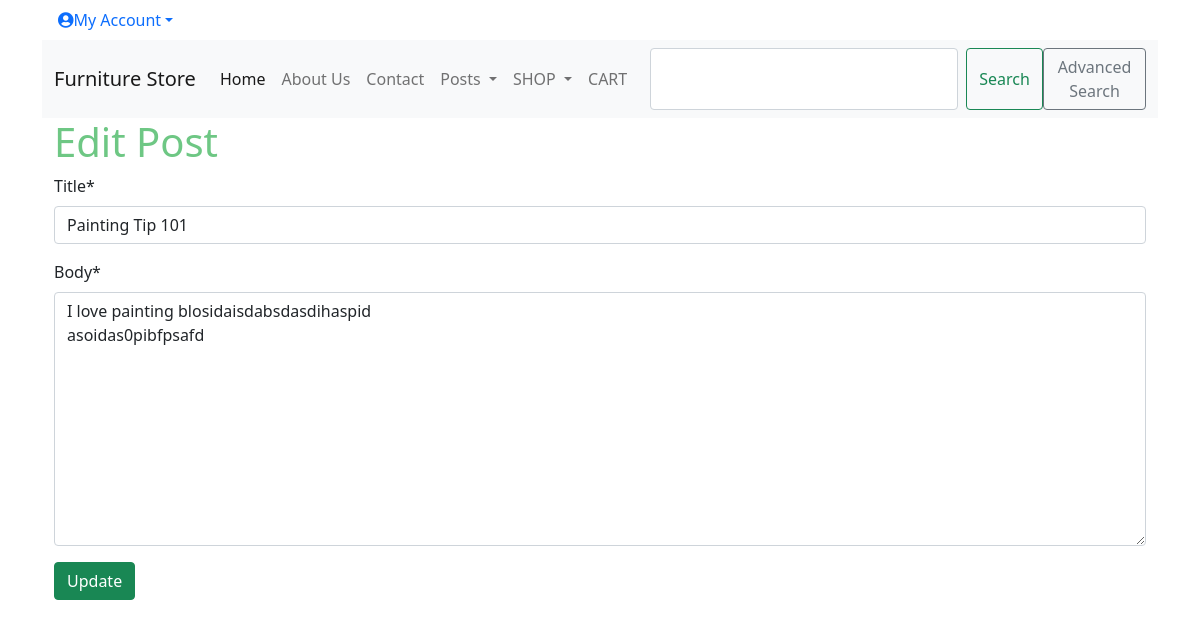
Page /posts/post/ccd7a3c1-720f-4400-8f14-cd6cd9efec12/edit/ (signed in) on the committed database.
### posts/models.py (models this page shows, shortened)
class Post(models.Model):
    id = models.UUIDField(primary_key=True,
                          default=uuid.uuid4,
                          editable=False)
    title = models.CharField(max_length=200)
    author = models.ForeignKey(
        'accounts.CustomUser',
        on_delete=models.CASCADE,
    )
    body = models.TextField()
    category = models.ManyToManyField(Category)
    slug = models.SlugField(null=True, unique=True)

### posts/views.py (the view)
# urls.py: path('post/<uuid:pk>/edit/', PostUpdateView.as_view(), name='post_edit'),
class PostUpdateView(LoginRequiredMixin, UserPassesTestMixin, UpdateView):
    model = Post
    template_name = 'post_edit.html'
    fields = ['title', 'body']
    def test_func(self):
        obj = self.get_object()
        return obj.author == self.request.user

### accounts/models.py (called while the page is built)
    def get_absolute_url(self):
        return reverse("show_profile", args=[str(self.id)])

### accounts/templatetags/auth_extras.py (called while the page is built)
@register.filter(name='has_group')
def has_group(user, group_name):
    group = Group.objects.get(name=group_name)
    return True if group in user.groups.all() else False

### cart/context_processors.py (called while the page is built)
def counter(request):
    item_count = 0
    if 'admin' in request.path:
        return {}
    else:
        try:
            cart = Cart.objects.filter(cart_id=_cart_id(request))
            cart_items = CartItem.objects.all().filter(cart=cart[:1])
            for cart_item in cart_items:
                item_count += cart_item.quantity
        except Cart.DoesNotExist:
            item_count = 0
    return {'item_count':item_count}

### cart/views.py (called while the page is built)
def _cart_id(request):
    cart = request.session.session_key
    if not cart:
        cart = request.session.create()
    return cart

### shop/context_processors.py (called while the page is built)
def menu_links(request):
    links = Category.objects.all()
    return {'links':links}

### shop/models.py (called while the page is built)
    def get_absolute_url(self):
        return reverse('products_by_category', args=[self.id])

### posts/templates/post_edit.html (shortened to what this page needs)
{% extends 'base.html' %}
{% load crispy_forms_tags %}
{% block content %}
<h1>Edit Post</h1>
<form aciton="" method="POST">
    {{ form|crispy }}
    <input class="btn btn-success" type="submit" value="Update"/>
</form>
{% endblock content %}

### static/css/base.css (style rules this page uses)
h1, a, header { color: rgb(110, 199, 132); }
body { font-family: 'Source Sans Pro', sans-serif; font-size: 18px; }

### rows in the picture
Post: title "Painting Tip 101", body "I love painting blosidaisdabsdasdihaspid asoidas0pibfpsafd"
